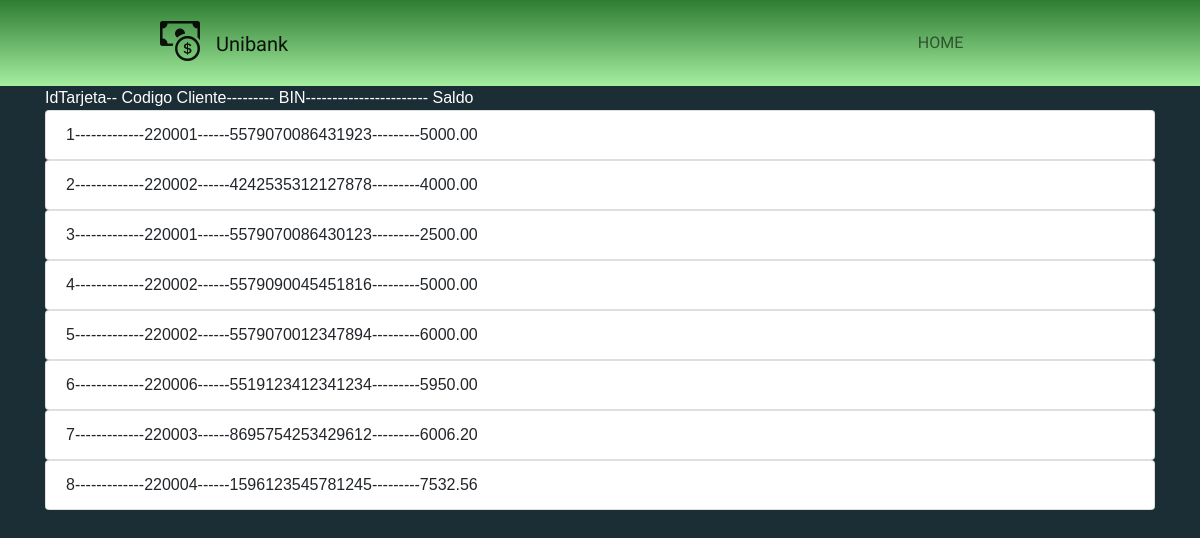
The page /rscEjecutivo/debitoCuentas.php on the database as committed earlier.
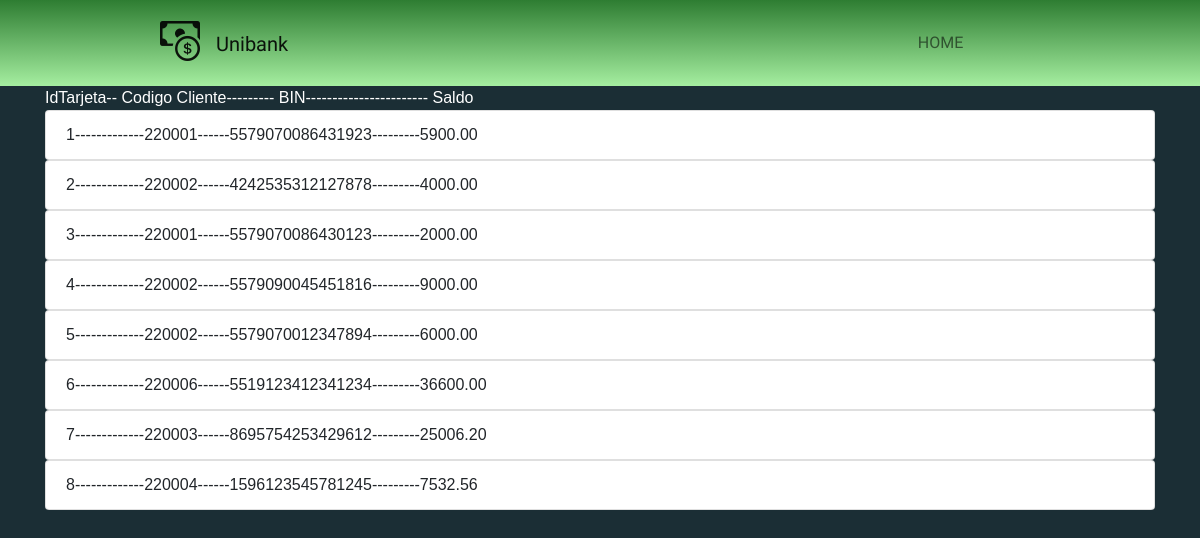
The same page on the database as committed later.
### tables this page shows
CREATE TABLE `debito` (
  `idTarjeta` int(11) NOT NULL,
  `codigoCliente` varchar(50) NOT NULL DEFAULT '',
  `BIN` varchar(16) NOT NULL,
  `expira` date NOT NULL,
  `codeSecurity` int(11) NOT NULL,
  `nip` varchar(4) NOT NULL,
  `saldoDeb` decimal(20,2) DEFAULT NULL
);

### rscEjecutivo/debitoCuentas.php (the view, shortened to what this page needs)
<?php session_start();
$objeto = new Conexion();
$conexion = $objeto->Conectar();
require '../vistas/headerEspecifico.php';
$consulta = "SELECT * FROM debito";
$resultado = $conexion->prepare($consulta);
$resultado->execute();
$datos=$resultado->fetchAll(PDO::FETCH_ASSOC);
?>
<div class="container">
<td>IdTarjeta--</td>
            <td>Codigo Cliente---------</td>
            <td>BIN-----------------------</td>
            <td> Saldo</td>
    <table class="default">
        <tr>
            <?php foreach ($datos as $dato):?>
            <ul class="list-group">
                    <li class="list-group-item"><?php echo $dato['idTarjeta'] .'-------------'. $dato['codigoCliente'] .'------'. $dato['BIN'] .'---------'. $dato['saldoDeb'];?></li>
            </ul>
            <?php endforeach ?>
        </tr>
    </table>
</div>

Rows that differ between the two databases and show on the page:
changed debito id 1: saldoDeb "5000.00" → "5900.00"
changed debito id 3: saldoDeb "2500.00" → "2000.00"
changed debito id 4: saldoDeb "5000.00" → "9000.00"
changed debito id 6: saldoDeb "5950.00" → "36600.00"
changed debito id 7: saldoDeb "6006.20" → "25006.20"
